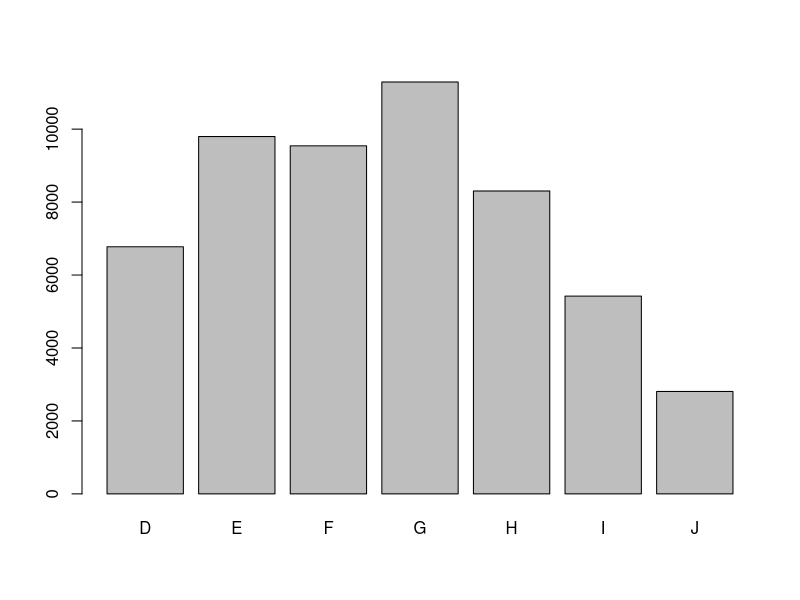
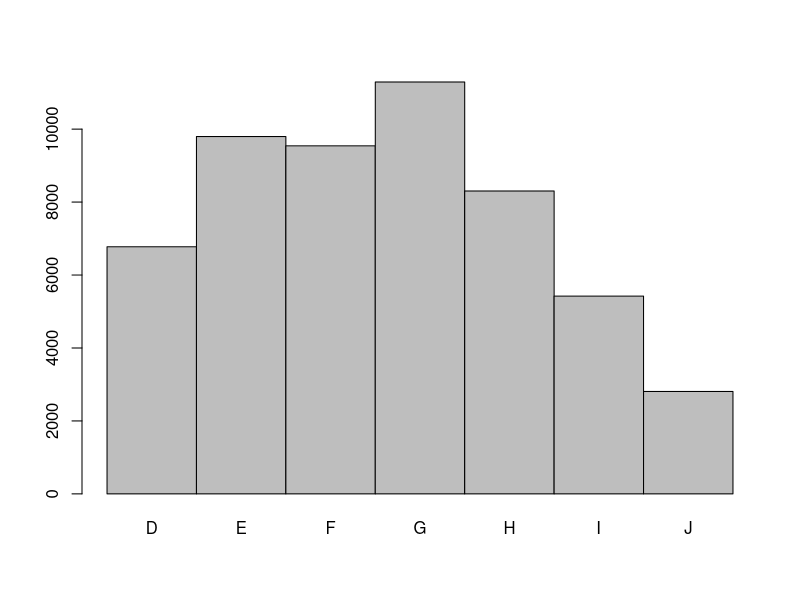
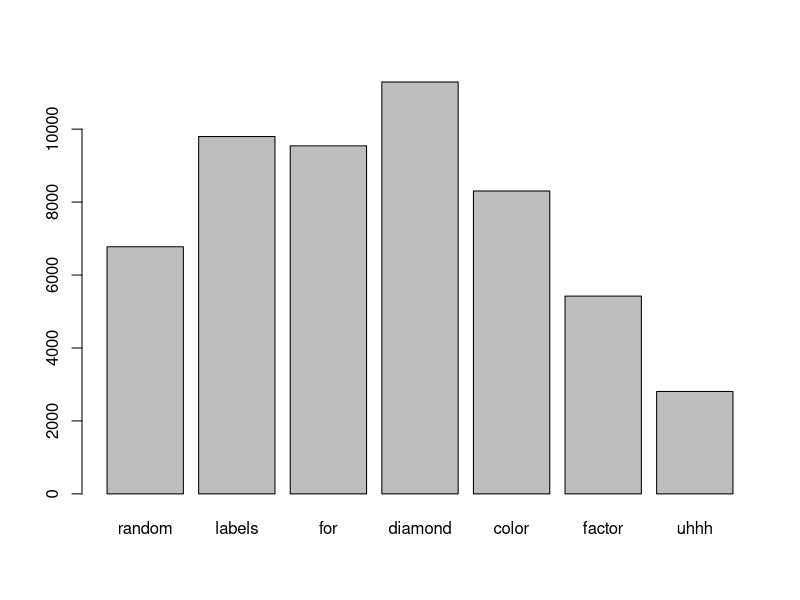
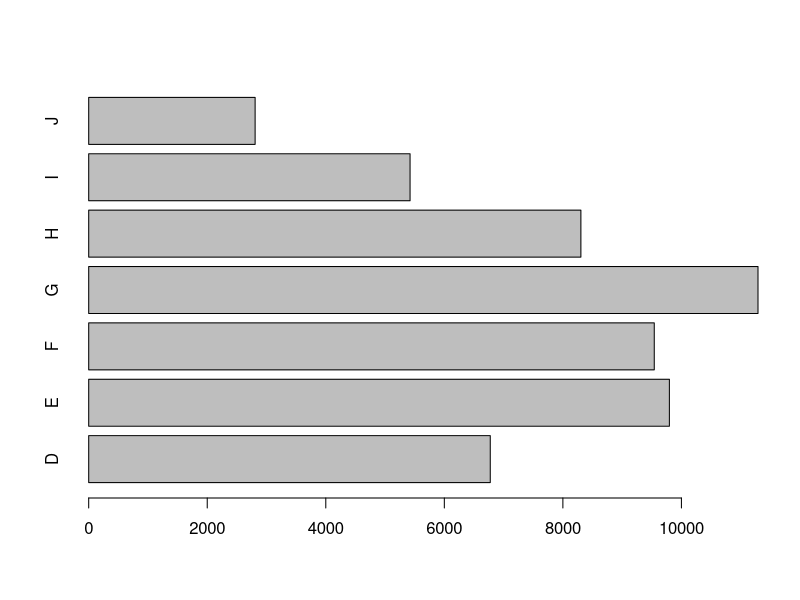
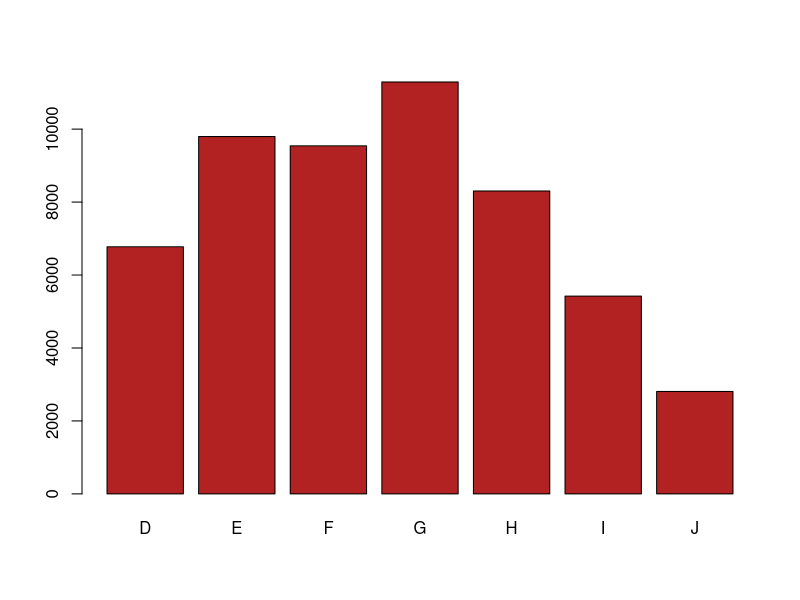
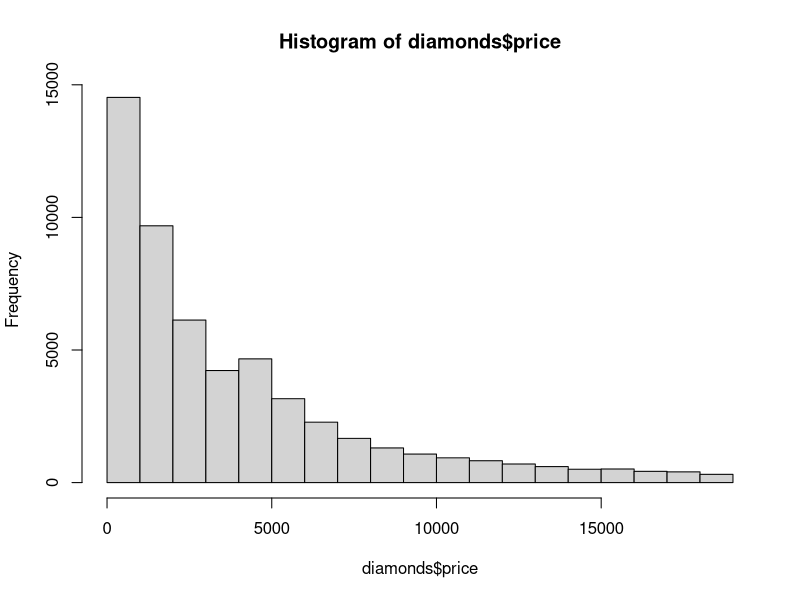
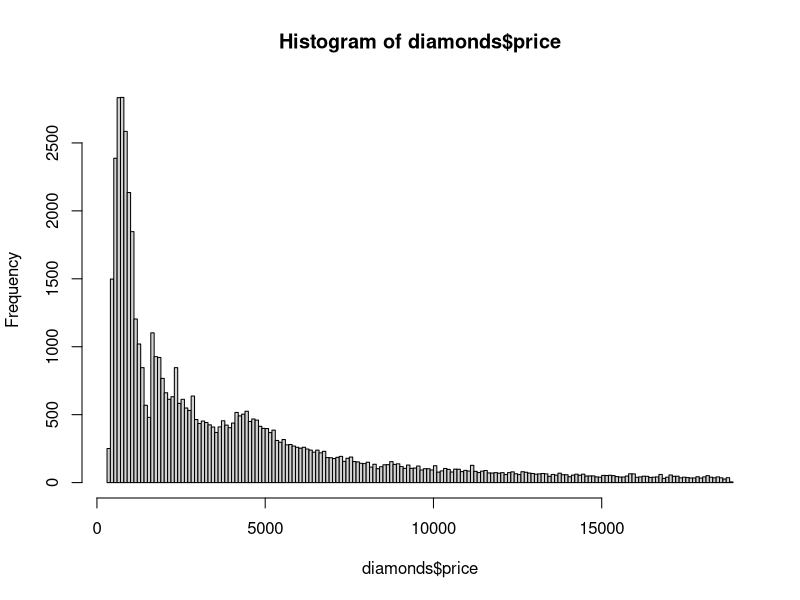
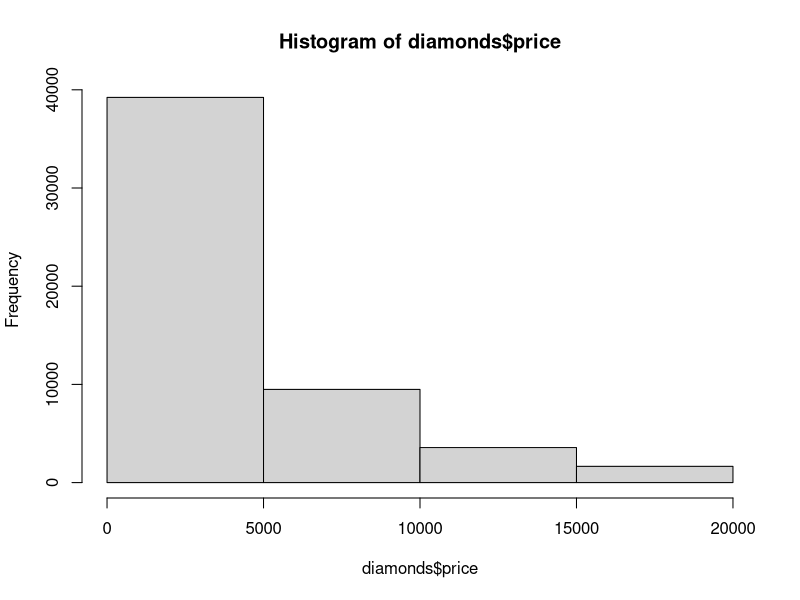

Write R code to recreate these figures, in order.
## ---- chunk 1
library(ggplot2)
data(diamonds)
head(diamonds)
## ---- chunk 2
barplot(table(diamonds$color))
barplot(table(diamonds$color), space=0)
barplot(table(diamonds$color), names.arg=c("random", "labels", "for", "diamond", "color", "factor", "uhhh"))
barplot(table(diamonds$color), horiz=TRUE)
barplot(table(diamonds$color), col="firebrick")
barplot(table(diamonds$color), plot=FALSE)
## ---- chunk 3
hist(diamonds$price)
hist(diamonds$price, breaks=250) #suggestion only
hist(diamonds$price, breaks=4)
hist(diamonds$price, main="Diamond prices", xlab="Price ($)", ylab="Count")
hist(diamonds$price, main="Diamond prices", xlab="Price ($)", ylab="Count", xlim=c(0,20000))
hist(diamonds$price, main="Diamond prices", xlab="Price ($)", ylab="Count", xlim=c(0,20000), col="rosybrown")

## ---- chunk 4
plot(x=diamonds$carat, y=diamonds$price) #what do we see?
plot(x=diamonds$carat, y=diamonds$price, cex=3)
plot(x=diamonds$carat, y=diamonds$price, cex=0.2)
plot(x=diamonds$carat, y=diamonds$price, pch=5)
plot(x=diamonds$carat, y=diamonds$price, pch=5, cex=5)
plot(x=diamonds$carat, y=diamonds$price, type="l")
plot(x=seq(0, 10, length.out=500), y=seq(0, 10, length.out=500)^2, type="l")

plot(x=diamonds$carat, y=diamonds$price)
lines(seq(0,5,length.out=100), seq(0, 15000, length.out=100))

plot(x=diamonds$carat, y=diamonds$price)
abline(v=1, lty=3, col="hotpink", lwd=2)
abline(v=1.5, lty=3, col="hotpink")
abline(v=2, lty=3, col="hotpink")
abline(v=3, lty=3, col="hotpink")

class(diamonds$cut)
plot(x=diamonds$carat, y=diamonds$price, col=diamonds$color)
colors <- c("red", "darkorange", "lightgoldenrod", "seagreen", "cornflowerblue", "darkslateblue", "darkorchid")
plot(x=diamonds$carat, y=diamonds$price, col=colors[diamonds$color], pch=16, cex=0.25, xlab="Carat", ylab="Price ($)")
legend(x="bottomright", legend=levels(diamonds$color), col=colors, pch=16, title="Color")

